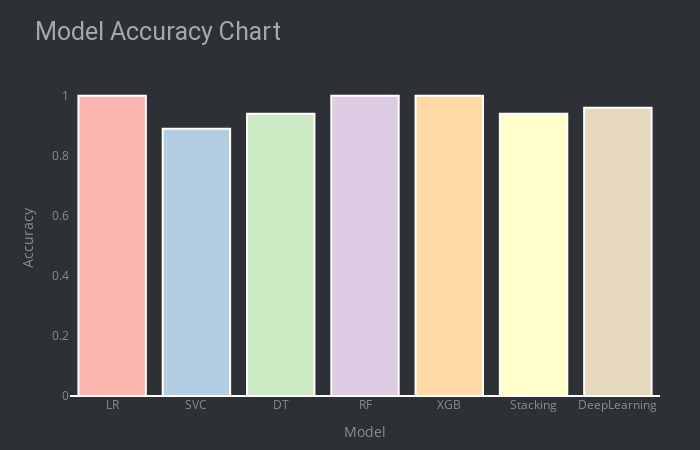

The notebook cell this image was saved under:
### Code cell
graph = go.Bar(
    x=model_name,
    y=model_acc,
    opacity=1,
    showlegend=False,
    marker=dict(color=px.colors.qualitative.Pastel1)

)

layout = go.Layout(
    height=450, width=700,
    title = 'Model Accuracy Chart',
    xaxis = dict(title = 'Model', showgrid=False,tickangle=0),
    yaxis = dict(title = 'Accuracy', showgrid=False),
    plot_bgcolor='#2d3035', paper_bgcolor='#2d3035',
    title_font=dict(size=25, color='#a5a7ab', family='roboto'),
    margin=dict(t=80, b=30, l=70, r=40),
    font=dict(color='#8a8d93'))
fig = go.Figure(data=[graph], layout = layout)
fig.update_traces(textfont=dict(color='#fff'), marker=dict(line=dict(color='#ffffff', width=2)))
iplot(fig)

### Figure 1 — Plotly figure (JSON) as saved in the notebook; plotly's stock layout.template omitted (floating-point values rounded to 4 significant figures)
{"data": [{"marker": {"color": ["rgb(251,180,174)", "rgb(179,205,227)", "rgb(204,235,197)", "rgb(222,203,228)", "rgb(254,217,166)", "rgb(255,255,204)", "rgb(229,216,189)", "rgb(253,218,236)", "rgb(242,242,242)"], "line": {"color": "#ffffff", "width": 2}}, "opacity": 1, "showlegend": false, "textfont": {"color": "#fff"}, "type": "bar", "x": ["LR", "SVC", "DT", "RF", "XGB", "Stacking", "DeepLearning"], "y": [1, 0.89, 0.94, 1, 1, 0.94, 0.96]}], "layout": {"font": {"color": "#8a8d93"}, "height": 450, "margin": {"b": 30, "l": 70, "r": 40, "t": 80}, "paper_bgcolor": "#2d3035", "plot_bgcolor": "#2d3035", "title": {"font": {"color": "#a5a7ab", "family": "roboto", "size": 25}, "text": "Model Accuracy Chart"}, "width": 700, "xaxis": {"showgrid": false, "tickangle": 0, "title": {"text": "Model"}}, "yaxis": {"showgrid": false, "title": {"text": "Accuracy"}}}}
